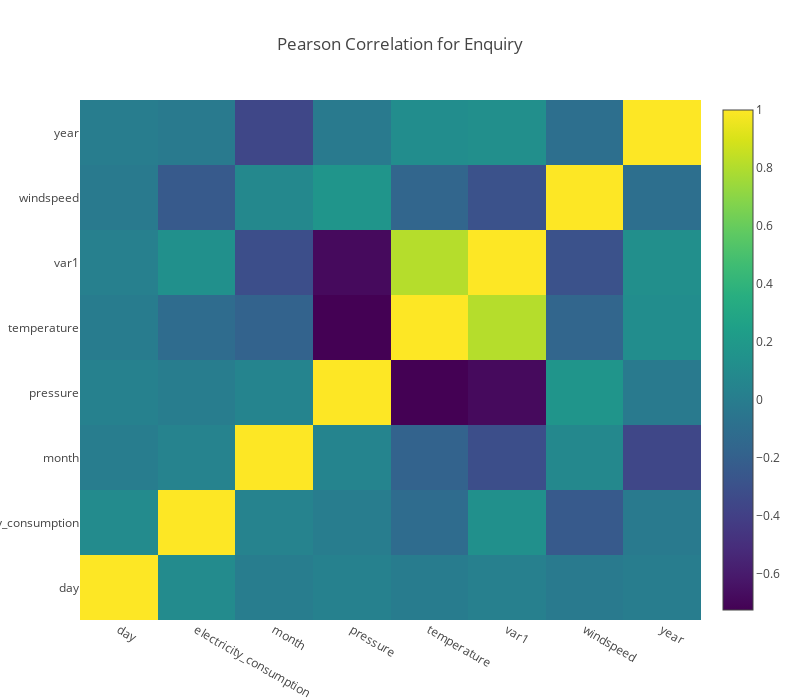

The cell this chart's notebook holds for it:
### Markdown cell above
## Pearson Correlation Plot using the heat map

### Code cell
# creating a list of only numerical values
categorical_data = []
for col, value in data.iteritems():
    if value.dtype == 'object':
        categorical_data.append(col)

        
numerical_data = data.columns.difference(categorical_enquiry)
numerical_data = numerical_data.drop(['ID','var2','time'])

data1 = [go.Heatmap(
        z=data[numerical_data].astype(float).corr().values,
        x=data[numerical_data].columns.values,
        y=data[numerical_data].columns.values,
        colorscale='Viridis',reversescale = False,text = True ,opacity = 1.0)]


layout = go.Layout(title='Pearson Correlation for Enquiry',xaxis = dict(ticks='', nticks=36),yaxis = dict(ticks='' ),
                   width = 800, height = 700,)


fig = go.Figure(data=data1, layout=layout)
py.iplot(fig, filename='labelled-heatmap')

### Figure 1 — Plotly figure (JSON) as saved in the notebook; plotly's stock layout.template omitted (floating-point values rounded to 4 significant figures)
{"data": [{"colorscale": "Viridis", "opacity": 1, "reversescale": false, "text": true, "type": "heatmap", "x": ["day", "electricity_consumption", "month", "pressure", "temperature", "var1", "windspeed", "year"], "y": ["day", "electricity_consumption", "month", "pressure", "temperature", "var1", "windspeed", "year"], "z": [[1, 0.09796, 0, 0.02701, -0.009646, 0.02301, -0.01959, 0], [0.09796, 1, 0.04076, 0.0009066, -0.1173, 0.1339, -0.2389, -0.01987], [0, 0.04076, 1, 0.04458, -0.1854, -0.3134, 0.07719, -0.3548], [0.02701, 0.0009066, 0.04458, 1, -0.7239, -0.6808, 0.1714, -0.02124], [-0.009646, -0.1173, -0.1854, -0.7239, 1, 0.8114, -0.1621, 0.1128], [0.02301, 0.1339, -0.3134, -0.6808, 0.8114, 1, -0.2923, 0.1251], [-0.01959, -0.2389, 0.07719, 0.1714, -0.1621, -0.2923, 1, -0.09464], [0, -0.01987, -0.3548, -0.02124, 0.1128, 0.1251, -0.09464, 1]]}], "layout": {"height": 700, "title": "Pearson Correlation for Enquiry", "width": 800, "xaxis": {"nticks": 36, "ticks": ""}, "yaxis": {"ticks": ""}}}
